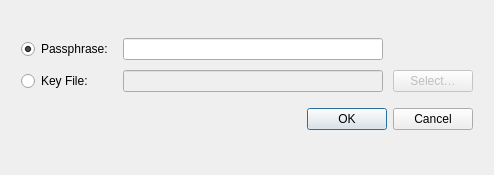
<?xml version="1.0" encoding="UTF-8"?>
<ui version="4.0">
 <class>GetPassphraseOrKeyDialog</class>
 <widget class="QDialog" name="GetPassphraseOrKeyDialog">
  <property name="geometry">
   <rect>
    <x>0</x>
    <y>0</y>
    <width>494</width>
    <height>175</height>
   </rect>
  </property>
  <property name="windowTitle">
   <string>Passphrase or Key File</string>
  </property>
  <layout class="QGridLayout" name="gridLayout">
   <item row="0" column="0">
    <layout class="QGridLayout" name="gridLayout_2">
     <property name="leftMargin">
      <number>10</number>
     </property>
     <property name="topMargin">
      <number>10</number>
     </property>
     <property name="rightMargin">
      <number>10</number>
     </property>
     <property name="bottomMargin">
      <number>10</number>
     </property>
     <property name="spacing">
      <number>10</number>
     </property>
     <item row="0" column="0">
      <widget class="QRadioButton" name="uiPassphraseRadio">
       <property name="text">
        <string>Passphrase:</string>
       </property>
       <property name="checked">
        <bool>true</bool>
       </property>
      </widget>
     </item>
     <item row="1" column="0">
      <widget class="QRadioButton" name="uiKeyRadio">
       <property name="text">
        <string>Key File:</string>
       </property>
      </widget>
     </item>
     <item row="1" column="1">
      <widget class="QLineEdit" name="uiKeyFile">
       <property name="enabled">
        <bool>false</bool>
       </property>
      </widget>
     </item>
     <item row="0" column="1">
      <widget class="QLineEdit" name="uiPassphrase">
       <property name="minimumSize">
        <size>
         <width>0</width>
         <height>21</height>
        </size>
       </property>
       <property name="toolTip">
        <string>Leave blank when passphrase is not needed</string>
       </property>
       <property name="echoMode">
        <enum>QLineEdit::Password</enum>
       </property>
      </widget>
     </item>
     <item row="1" column="2">
      <widget class="QPushButton" name="uiSelectKeyFile">
       <property name="enabled">
        <bool>false</bool>
       </property>
       <property name="text">
        <string>Select…</string>
       </property>
      </widget>
     </item>
     <item row="2" column="0" colspan="3">
      <widget class="QDialogButtonBox" name="uiButtonBox">
       <property name="minimumSize">
        <size>
         <width>0</width>
         <height>35</height>
        </size>
       </property>
       <property name="orientation">
        <enum>Qt::Horizontal</enum>
       </property>
       <property name="standardButtons">
        <set>QDialogButtonBox::Cancel|QDialogButtonBox::Ok</set>
       </property>
      </widget>
     </item>
    </layout>
   </item>
  </layout>
  <action name="actionSelectKeyFile">
   <property name="text">
    <string>Select…</string>
   </property>
   <property name="toolTip">
    <string>Select key file</string>
   </property>
  </action>
 </widget>
 <tabstops>
  <tabstop>uiPassphraseRadio</tabstop>
  <tabstop>uiPassphrase</tabstop>
  <tabstop>uiKeyRadio</tabstop>
  <tabstop>uiKeyFile</tabstop>
  <tabstop>uiSelectKeyFile</tabstop>
 </tabstops>
 <resources/>
 <connections>
  <connection>
   <sender>uiButtonBox</sender>
   <signal>accepted()</signal>
   <receiver>GetPassphraseOrKeyDialog</receiver>
   <slot>accept()</slot>
   <hints>
    <hint type="sourcelabel">
     <x>226</x>
     <y>121</y>
    </hint>
    <hint type="destinationlabel">
     <x>226</x>
     <y>83</y>
    </hint>
   </hints>
  </connection>
  <connection>
   <sender>uiButtonBox</sender>
   <signal>rejected()</signal>
   <receiver>GetPassphraseOrKeyDialog</receiver>
   <slot>reject()</slot>
   <hints>
    <hint type="sourcelabel">
     <x>226</x>
     <y>121</y>
    </hint>
    <hint type="destinationlabel">
     <x>226</x>
     <y>83</y>
    </hint>
   </hints>
  </connection>
  <connection>
   <sender>uiPassphraseRadio</sender>
   <signal>toggled(bool)</signal>
   <receiver>uiPassphrase</receiver>
   <slot>setEnabled(bool)</slot>
   <hints>
    <hint type="sourcelabel">
     <x>55</x>
     <y>36</y>
    </hint>
    <hint type="destinationlabel">
     <x>225</x>
     <y>36</y>
    </hint>
   </hints>
  </connection>
  <connection>
   <sender>uiKeyRadio</sender>
   <signal>toggled(bool)</signal>
   <receiver>uiKeyFile</receiver>
   <slot>setEnabled(bool)</slot>
   <hints>
    <hint type="sourcelabel">
     <x>55</x>
     <y>75</y>
    </hint>
    <hint type="destinationlabel">
     <x>225</x>
     <y>74</y>
    </hint>
   </hints>
  </connection>
  <connection>
   <sender>uiKeyRadio</sender>
   <signal>toggled(bool)</signal>
   <receiver>uiSelectKeyFile</receiver>
   <slot>setEnabled(bool)</slot>
   <hints>
    <hint type="sourcelabel">
     <x>55</x>
     <y>75</y>
    </hint>
    <hint type="destinationlabel">
     <x>396</x>
     <y>75</y>
    </hint>
   </hints>
  </connection>
  <connection>
   <sender>uiSelectKeyFile</sender>
   <signal>clicked()</signal>
   <receiver>actionSelectKeyFile</receiver>
   <slot>trigger()</slot>
   <hints>
    <hint type="sourcelabel">
     <x>404</x>
     <y>75</y>
    </hint>
    <hint type="destinationlabel">
     <x>-1</x>
     <y>-1</y>
    </hint>
   </hints>
  </connection>
 </connections>
</ui>
